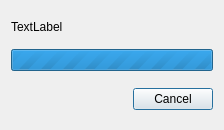
<?xml version="1.0" encoding="UTF-8"?>
<ui version="4.0">
 <class>ProgressDialog</class>
 <widget class="QDialog" name="ProgressDialog">
  <property name="geometry">
   <rect>
    <x>0</x>
    <y>0</y>
    <width>224</width>
    <height>130</height>
   </rect>
  </property>
  <property name="windowTitle">
   <string>Dialog</string>
  </property>
  <layout class="QVBoxLayout" name="verticalLayout">
   <item>
    <widget class="QWidget" name="widget_2" native="true">
     <layout class="QHBoxLayout" name="horizontalLayout_2">
      <property name="leftMargin">
       <number>0</number>
      </property>
      <property name="rightMargin">
       <number>0</number>
      </property>
      <item>
       <widget class="QLabel" name="label">
        <property name="text">
         <string>TextLabel</string>
        </property>
       </widget>
      </item>
     </layout>
    </widget>
   </item>
   <item>
    <widget class="QProgressBar" name="progressBar">
     <property name="maximum">
      <number>0</number>
     </property>
     <property name="value">
      <number>-1</number>
     </property>
     <property name="textVisible">
      <bool>false</bool>
     </property>
    </widget>
   </item>
   <item>
    <spacer name="verticalSpacer">
     <property name="orientation">
      <enum>Qt::Vertical</enum>
     </property>
     <property name="sizeHint" stdset="0">
      <size>
       <width>20</width>
       <height>40</height>
      </size>
     </property>
    </spacer>
   </item>
   <item>
    <widget class="QWidget" name="widget" native="true">
     <layout class="QHBoxLayout" name="horizontalLayout">
      <property name="leftMargin">
       <number>0</number>
      </property>
      <property name="rightMargin">
       <number>0</number>
      </property>
      <item>
       <spacer name="horizontalSpacer">
        <property name="orientation">
         <enum>Qt::Horizontal</enum>
        </property>
        <property name="sizeHint" stdset="0">
         <size>
          <width>122</width>
          <height>20</height>
         </size>
        </property>
       </spacer>
      </item>
      <item>
       <widget class="QPushButton" name="button">
        <property name="sizePolicy">
         <sizepolicy hsizetype="Fixed" vsizetype="Fixed">
          <horstretch>0</horstretch>
          <verstretch>0</verstretch>
         </sizepolicy>
        </property>
        <property name="text">
         <string>Cancel</string>
        </property>
       </widget>
      </item>
     </layout>
    </widget>
   </item>
  </layout>
 </widget>
 <resources/>
 <connections/>
</ui>
